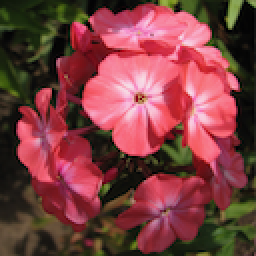
#> input picture bunga/0001.png, 128 x 128 px, given in place of 00_002.png, which was not available (shown 2 times larger)
$ jupyter execute masking.ipynb   (text cells are left out)
#> lines starting #> are read from the running program, lines starting #| are printed output that depends on the picture; after the words box and inside, x2 and y2 are one past the last pixel; in counts of white or black regions, pixels touching at a corner belong together; pictures that were not available may be replaced by others from this repository, and a replacement may not be noted
[cell 1]
from google.colab import drive #buat loot drive
drive.mount('/content/drive')

[cell 2]
# import the necessary packages
from matplotlib import pyplot as plt
import numpy as np
import argparse
import cv2

[cell 3]
def plt_imshow(title, image):
	# convert the image frame BGR to RGB color space and display it
	image = cv2.cvtColor(image, cv2.COLOR_BGR2RGB)
	plt.imshow(image)
	plt.title(title)
	plt.grid(False)
	plt.show()

[cell 4]
cd drive/MyDrive/

[cell 5]
# since we are using Jupyter Notebooks we can replace our argument
# parsing code with *hard coded* arguments and values
args = {
	"image": "/content/drive/MyDrive/TKC/00_002.png"
}

[cell 6]
# load the original input image and display it to our screen
image = cv2.imread(args["image"])
#> image is the input picture: shape (128, 128, 3); mean B, G, R 64.3, 63.1, 124
plt_imshow("Original", image)

# a mask is the same size as our image, but has only two pixel
# values, 0 and 255 -- pixels with a value of 0 (background) are
# ignored in the original image while mask pixels with a value of
# 255 (foreground) are allowed to be kept
mask = np.zeros(image.shape[:2], dtype="uint8")
cv2.rectangle(mask, (0, 90), (290, 450), 255, -1)
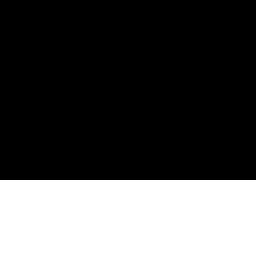
#> mask: shape (128, 128) (shown 2 times larger); 29.7% white; 1 white region, box (x1, y1, x2, y2) and area: (0, 90, 128, 128) 4864
plt_imshow("Rectangular Mask", mask)

# apply our mask -- notice how only the person in the image is
# cropped out
masked = cv2.bitwise_and(image, image, mask=mask)
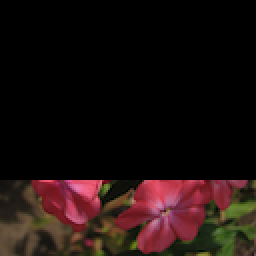
#> masked: shape (128, 128, 3) (shown 2 times larger); mean B, G, R 13.7, 15.5, 28.2
plt_imshow("Mask Applied to Image", masked)

[cell 7]
# now, let's make a circular mask with a radius of 100 pixels and
# apply the mask again
mask = np.zeros(image.shape[:2], dtype="uint8")
cv2.circle(mask, (145, 200), 100, 255, -1)
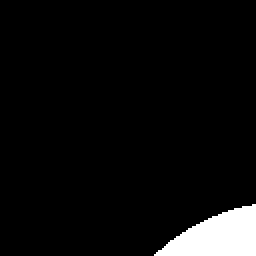
#> mask: shape (128, 128) (shown 2 times larger); 5.1% white; 1 white region, box (x1, y1, x2, y2) and area: (77, 102, 128, 128) 832
masked = cv2.bitwise_and(image, image, mask=mask)
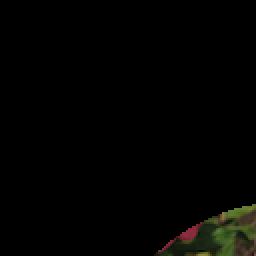
#> masked: shape (128, 128, 3) (shown 2 times larger); mean B, G, R 1.7, 3.1, 3

# show the output images
plt_imshow("Circular Mask", mask)
plt_imshow("Mask Applied to Image", masked)

$ run again, on bunga/0002.png
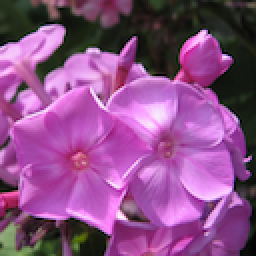
#> input picture bunga/0002.png, 128 x 128 px, given in place of 00_002.png, which was not available (shown 2 times larger)
#> image is the input picture: shape (128, 128, 3); mean B, G, R 135.1, 78.9, 139.8
#> image: shape (128, 128, 3); 29.7% white; 1 white region, box (x1, y1, x2, y2) and area: (0, 90, 128, 128) 4864
#> `masked = cv2.bitwise_and(image, image, mask=mask)`:
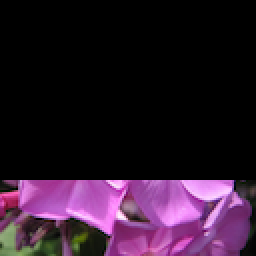
#> masked: shape (128, 128, 3) (shown 2 times larger); mean B, G, R 41.4, 23.4, 42.8
#> `masked = cv2.bitwise_and(image, image, mask=mask)`:
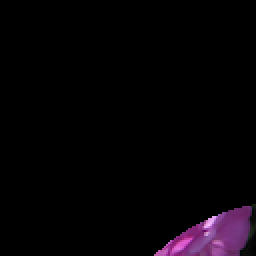
#> masked: shape (128, 128, 3) (shown 2 times larger); mean B, G, R 6, 2.8, 6
#> image: shape (128, 128, 3); 5.1% white; 1 white region, box (x1, y1, x2, y2) and area: (77, 102, 128, 128) 832

$ run again, on bunga/0003.png
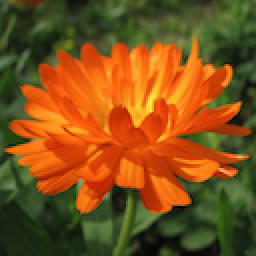
#> input picture bunga/0003.png, 128 x 128 px, given in place of 00_002.png, which was not available (shown 2 times larger)
#> image is the input picture: shape (128, 128, 3); mean B, G, R 26.1, 80.8, 126.9
#> image: shape (128, 128, 3); 29.7% white; 1 white region, box (x1, y1, x2, y2) and area: (0, 90, 128, 128) 4864
#> `masked = cv2.bitwise_and(image, image, mask=mask)`:
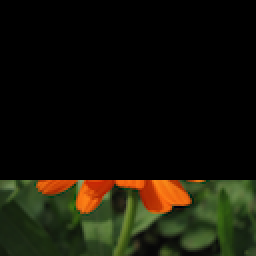
#> masked: shape (128, 128, 3) (shown 2 times larger); mean B, G, R 8.2, 19.8, 20.7
#> `masked = cv2.bitwise_and(image, image, mask=mask)`:
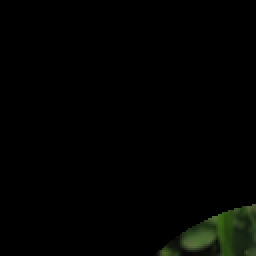
#> masked: shape (128, 128, 3) (shown 2 times larger); mean B, G, R 1.3, 3, 2
#> image: shape (128, 128, 3); 5.1% white; 1 white region, box (x1, y1, x2, y2) and area: (77, 102, 128, 128) 832
